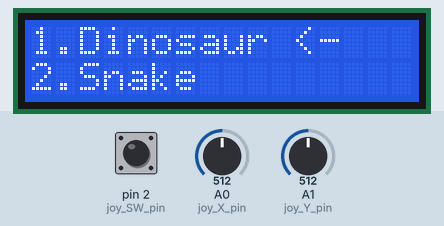
Simulated run of this sketch. Board: Arduino Uno, built with avr-gcc and run on an emulated ATmega328P. Shown: 16×2 character LCD. The inputs (shaded band) are chosen by the test bench; at power-on: pin 2 (joy_SW_pin) HIGH, A0 (joy_X_pin) = 512, A1 (joy_Y_pin) = 512. Random numbers use the default seed unless the sketch sets one. At 8.7 s the program stops and its outputs stay as they are.

Above: at 1.1 s.
1.2 s: pin 2 (joy_SW_pin) pulled LOW for 0.35 s
At 1.71 s:
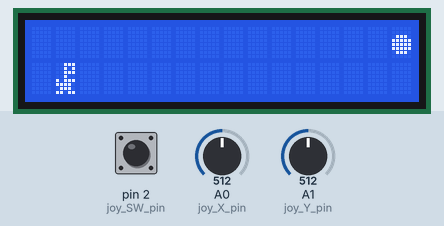
At 2.34 s:
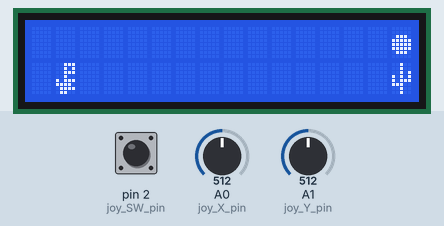
3.7 s: A0 (joy_X_pin) set to 691
At 5.9 s:
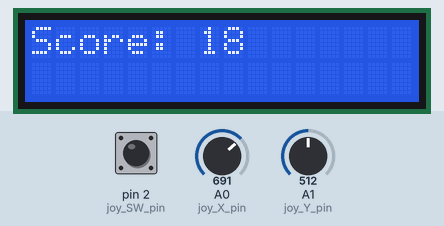
6.0 s: A0 (joy_X_pin) set to 714
Timing chart, 0 to 9.0 s (numbered marks = the images above; inputs shaded):
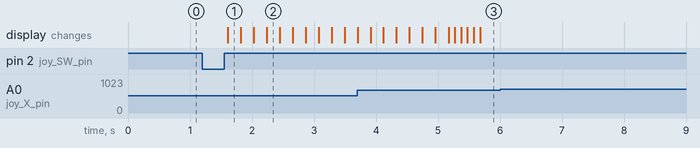

The sketch:

LCD_MiniGame.ino
```cpp
#include <LiquidCrystal.h>

// initialize the library with the numbers of the interface pins
LiquidCrystal lcd(7, 8, 9, 10, 11, 12);


const int joy_SW_pin = 2; // digital pin connected to switch output
const int joy_X_pin = 0; // analog pin connected to X output
const int joy_Y_pin = 1; // analog pin connected to Y output

byte game_choice = 0;
byte game_select_cursor = 1;
int joy_SW = 0; // joystick button value
int joy_X = 0; // joystick X value
int joy_Y = 0; // joystick Y value
int mat[2][16] = {
  {8,8,8,8,8,8,8,8,8,8,8,8,8,8,8,8},
  {8,8,8,8,8,8,8,8,8,8,8,8,8,8,8,8}
  }; // for drawing, 8 means blank

int score = 0;
int dino_object_count = 0;
int dino_cactus_appeared = 0;
bool dino_dead = false;
int dino_bird_appeared = 0;
const int dino_object_max = 4;
const int dino_jump_duration = 4; // amount of frame that dino stays in the air
int dino_jump_time = 0; // when is 0, dino is on the ground
byte animation_tick = 0; //temporary value for animation

void setup() {
  pinMode(joy_SW_pin, INPUT);
  digitalWrite(joy_SW_pin, HIGH);
  lcd.begin(16, 2);
//  while(true){
//    debug_joystick();
//  }
  while(game_choice==0){
    main_menu();
  }
  if(game_choice == 1){
    set_dino_char();
  }else if(game_choice == 2){
    set_snake_char();
  }
}

void loop() {
  int dino_difficulty = 200; // Lower the harder. It gets harder over time
  int max_dino_difficulty = 30;
  if(game_choice == 1){
    dino_game();
    score += 1;
    if(dino_dead){
      lcd.clear();
      lcd.setCursor(1,1);
      lcd.write(1);
      delay(100);
      lcd.clear();
      delay(100);
      lcd.setCursor(1,1);
      lcd.write(1);
      delay(100);
      lcd.clear();
      delay(100);
      lcd.setCursor(1,1);
      lcd.write(1);
      delay(100);
      lcd.clear();
      lcd.print("Score: "+String(score));
      while(true){
        delay(1000);
      }
    }
    delay(dino_difficulty);
    if(dino_difficulty > max_dino_difficulty){
      dino_difficulty -= 2;
    }
  }else if(game_choice == 2){
    snake_game();
  }else{
    lcd.setCursor(0,0);
    lcd.print("no such game");
  }
}

void clear_custom_char()
{
  // ensures all custom character slots are clear before new custom
  // characters can be defined.
  byte blank[8] =
  {
    B00000, B00000, B00000, B00000, B00000, B00000, B00000, B00000
  };
  for(int i = 0; i < 8; i++)
  {
    lcd.createChar(i, blank);
  }
}

void main_menu()
{
  lcd.clear();
  // entrance menu
  read_joystick();
  if(game_select_cursor==1){
    lcd.setCursor(0,0);
    lcd.print("1.Dinosaur <-");
    lcd.setCursor(0,1);
    lcd.print("2.Snake");
  }
  if(game_select_cursor==2){
    lcd.setCursor(0,0);
    lcd.print("1.Dinosaur");
    lcd.setCursor(0,1);
    lcd.print("2.Snake <-");
  }
  if(joy_X<300){
      game_select_cursor=2;
  }
  if(joy_X>700){
      game_select_cursor=1;
  }
  if(joy_SW==0){
    if(game_select_cursor==1){
      game_choice=1;
    }
    if(game_select_cursor==2){
      game_choice=2;
    }
  }
  delay(300);
}
void dino_game()
{
  read_joystick();
  bool btnDown = (joy_X<300);
  bool btnUp = (joy_X>700);
  for(int i = 0; i<2;i++){
    for(int j = 0; j<15; j++){
      mat[i][j] = mat[i][j+1];
    }
  }
  if(mat[1][0]==5 || mat[1][0]==7){
    dino_object_count -= 1;
  }
  mat[0][15] = 8;
  mat[1][15] = 8;
  dino_generate_obstacles();
  draw_dino_background();


  if(btnDown == false && dino_jump_time==0){
    lcd.setCursor(1,1);
    if(mat[1][1]==7 || mat[1][1]==5){
      dino_dead = true;
    }
    lcd.write(byte(1+animation_tick));
  }
  if(btnDown == false && dino_jump_time!=0){
    lcd.setCursor(1,0);
    if(mat[1][0]==6){
      dino_dead = true;
    }
    lcd.write(byte(2));
  }
  if(btnUp == true && dino_jump_time ==0){
    dino_jump_time=dino_jump_duration;
  }
  if(btnDown == true){
    lcd.setCursor(1,1);
    if(mat[1][1]==5){
      dino_dead = true;
    }
    lcd.write(byte(3+animation_tick));
    dino_jump_time = 0;
  }
  lcd.setCursor(15,0);
  lcd.write(byte(0));
//  lcd.setCursor(0,0);
//  lcd.write(dino_object_count+'0');
  dino_jump_time = (dino_jump_time>0)?dino_jump_time-1:0;
  animation_tick = (animation_tick==0)?1:0; // alternate between 0 and 1
}

void cleanmat(){
  for(int i = 0; i < 2; i++){
    for(int j = 0; j < 16; j++){
      mat[i][j] = 8;
    }
  }
}
void draw_dino_background(){
  for(int i = 0; i<2;i++){
    for(int j = 0; j<16; j++){
      lcd.setCursor(j,i);
      if(mat[i][j]==8){
        lcd.print(" ");
      }else{
        lcd.write(mat[i][j]);
      }
    }
  }
}
void dino_generate_obstacles(){
  bool cactus_spawn = false;
  bool bird_spawn = false;
  if(dino_cactus_appeared>=3 && dino_bird_appeared>=3){
    cactus_spawn = true;
  }
  if(dino_cactus_appeared>=3 && dino_bird_appeared>=3){
    bird_spawn = true;
  }

  int randint = random(1,10);
  if(randint<4 && dino_object_count<dino_object_max){
    if(bird_spawn&&cactus_spawn){
      int randint = random(1,10);
      if(randint<5){
        mat[0][15] = 6;
        mat[1][15] = 7;
        dino_bird_appeared = -1;
      }else {
        mat[1][15] = 5;
        dino_cactus_appeared = -1;
      }
      dino_object_count += 1;
    }
    if(bird_spawn && !cactus_spawn){
      mat[0][15] = 6;
      mat[1][15] = 7;
      dino_bird_appeared = -1;
      dino_object_count += 1;
    }
    if(!bird_spawn && cactus_spawn){
      mat[1][15] = 5;
      dino_cactus_appeared = -1;
      dino_object_count += 1;
    }
  }
  dino_bird_appeared += 1;
  dino_cactus_appeared += 1;
}
void set_dino_char()
{
  // array of custom charactor on LCD
  byte sun[8] = {
    B00000,
    B00000,
    B01110,
    B11111,
    B11111,
    B11111,
    B01110,
    B00000
  };
  byte dino_run1[] = {
    B00111,
    B00101,
    B00111,
    B00100,
    B10111,
    B11110,
    B01110,
    B11011
  };
  byte dino_run2[] = {
    B00111,
    B00101,
    B00111,
    B00100,
    B10111,
    B11110,
    B01111,
    B01100
  };
  byte cactus[] = {
    B00100,
    B00100,
    B00101,
    B10101,
    B10111,
    B11100,
    B00100,
    B00100
  };
  byte dino_duck1[] = {
    B00000,
    B00000,
    B00011,
    B00101,
    B10111,
    B11110,
    B01111,
    B01000
  };
  byte dino_duck2[] = {
    B00000,
    B00000,
    B00011,
    B00101,
    B10111,
    B11110,
    B01110,
    B10010
  };
  byte bird_top[] = {
    B00000,
    B00000,
    B00000,
    B00000,
    B00000,
    B00111,
    B01110,
    B11100
  };
  byte bird_bottom[] = {
    B11100,
    B01110,
    B00000,
    B00000,
    B00000,
    B00000,
    B00000,
    B00000
  };
  lcd.createChar(0, sun);
  lcd.createChar(1, dino_run1);
  lcd.createChar(2, dino_run2);
  lcd.createChar(3, dino_duck1);
  lcd.createChar(4, dino_duck2);
  lcd.createChar(5, cactus);
  lcd.createChar(6, bird_top);
  lcd.createChar(7, bird_bottom);
}

void snake_game()
{
  lcd.print("Coming Soon...");
  delay(200);
}

void set_snake_char()
{

//  lcd.createChar(0, smiley);
//  lcd.createChar(1, dino_run1);
//  lcd.createChar(2, dino_run2);
//  lcd.createChar(3, dino_duck1);
//  lcd.createChar(4, dino_duck2);
//  lcd.createChar(5, cactus);
//  lcd.createChar(6, bird_top);
//  lcd.createChar(7, bird_bottom);
}

void debug_joystick()
{
  lcd.clear();
  lcd.setCursor(0, 0);
  lcd.print(analogRead(joy_X_pin));
  lcd.setCursor(6, 0);
  lcd.print(analogRead(joy_Y_pin));
  lcd.setCursor(0, 1);
  lcd.print(digitalRead(joy_SW_pin));
  delay(30);
}
void read_joystick()
{
  joy_SW = digitalRead(joy_SW_pin); // digital pin connected to switch output
  joy_X = analogRead(joy_X_pin); // analog pin connected to X output
  joy_Y = analogRead(joy_Y_pin); // analog pin connected to Y output
}
```

Measured:
- after the input at 1.2 s, the display: changes after 0.41 s (image 1)
- after the input at 6.0 s, every drawn part: stays the same
